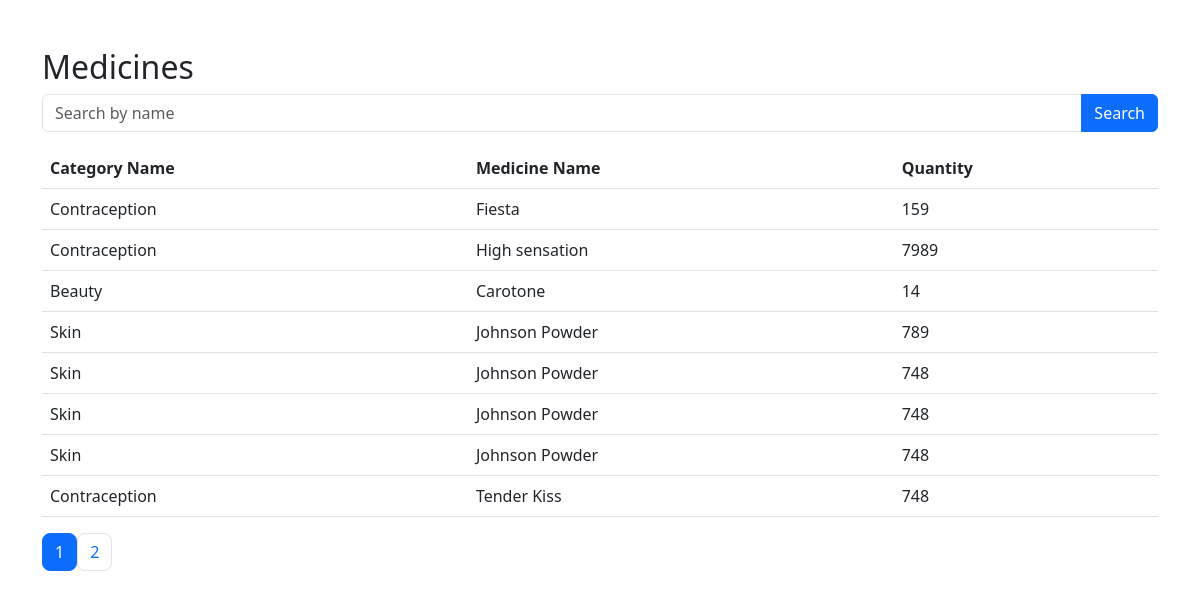
Screenshot of /dashboard/admin/medicine.php with the database file from the repository.
### tables this page shows
CREATE TABLE `medicines` (
  `id` int(11) NOT NULL,
  `category_id` int(11) DEFAULT NULL,
  `name` varchar(255) NOT NULL,
  `quantity` int(11) NOT NULL DEFAULT 0
);

CREATE TABLE `medicine_categories` (
  `id` int(11) NOT NULL,
  `name` varchar(255) NOT NULL
);

### dashboard/admin/medicine.php (the view, shortened to what this page needs)
<?php
require_once "../../config/db.php";
$recordsPerPage_3 = 8;
$page_3 = isset($_GET['page_3']) ? intval($_GET['page_3']) : 1;
$selectQuery = "
    SELECT medicines.*, medicine_categories.name AS category_name
    FROM medicines
    JOIN medicine_categories ON medicines.category_id = medicine_categories.id
    LIMIT " . (($page_3 - 1) * $recordsPerPage_3) . ", $recordsPerPage_3
";
$result = mysqli_query($connection, $selectQuery);
$rows = [];
if ($result) {
    while ($row = mysqli_fetch_assoc($result)) {
        $rows[] = $row;
    }
}
$totalRecordsQuery = "SELECT COUNT(*) AS total FROM medicines";
$totalRecordsResult = mysqli_query($connection, $totalRecordsQuery);
$totalRecords = 0;
if ($totalRecordsResult) {
    $totalRecordsRow = mysqli_fetch_assoc($totalRecordsResult);
    $totalRecords = $totalRecordsRow['total'];
}
$totalPage_3s = ceil($totalRecords / $recordsPerPage_3);
?>
<!DOCTYPE html>
<html lang="en">
<head>
    <link rel="stylesheet" href="https://cdn.jsdelivr.net/npm/bootstrap@5.3.0/dist/css/bootstrap.min.css">
</head>
<body>
    <div class="container mt-5">
        <h2 class="mt-3">Medicines</h2>
        <div class="input-group mb-3">
            <input type="text" id="searchInput" class="form-control" placeholder="Search by name">
            <button class="btn btn-primary" type="button" id="searchButton">Search</button>
        </div>
        <div class="tableContainer">
            <table class="table">
                <thead>
                    <tr>
                        <th>Category Name</th>
                        <th>Medicine Name</th>
                        <th>Quantity</th>
                    </tr>
                </thead>
                <tbody id="tableBody">
                    <?php foreach ($rows as $row) : ?>
                        <tr>
                            <td><?php echo $row['category_name']; ?></td>
                            <td><?php echo $row['name']; ?></td>
                            <td><?php echo $row['quantity']; ?></td>
                        </tr>
                    <?php endforeach; ?>
                </tbody>
            </table>
            <nav aria-label="Page_3 navigation">
                <ul class="pagination">
                    <?php for ($i = 1; $i <= $totalPage_3s; $i++) : ?>
                        <li class="page_3-item <?php echo $page_3 == $i ? 'active' : ''; ?>">
                            <a class="page-link rounded-3" href="?page_3=<?php echo $i; ?>"><?php echo $i; ?></a>
                        </li>
                    <?php endfor; ?>
                </ul>
            </nav>
        </div>
    </div>
</body>
</html>

### rows the page displays
medicines: category.name "Contraception", name "Fiesta", quantity "159"
medicines: category.name "Contraception", name "High sensation", quantity "7989"
medicines: category.name "Beauty", name "Carotone", quantity "14"
medicines: category.name "Skin", name "Johnson Powder", quantity "789"
medicines: category.name "Skin", name "Johnson Powder", quantity "748"
medicines: category.name "Skin", name "Johnson Powder", quantity "748"
medicines: category.name "Skin", name "Johnson Powder", quantity "748"
medicines: category.name "Contraception", name "Tender Kiss", quantity "748"
